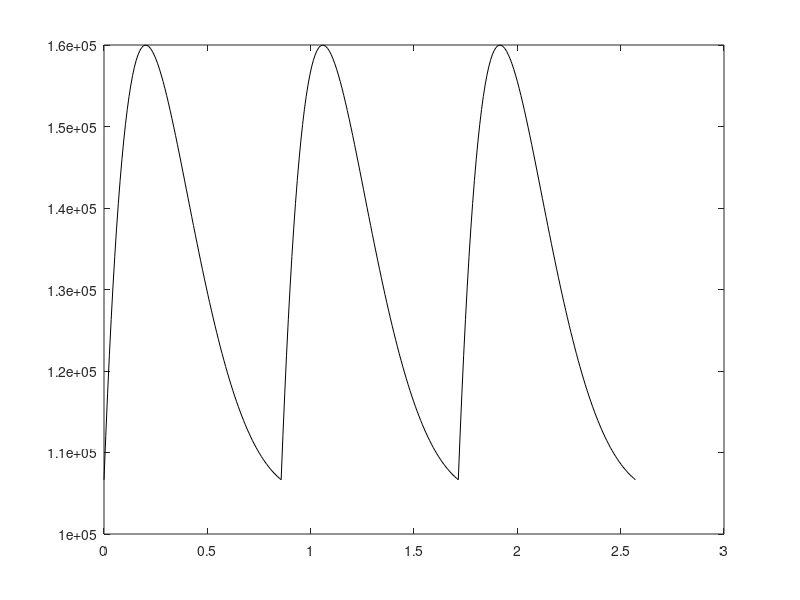

This figure's MATLAB source: (Note: this script raises an error after producing the figure.)
% data
D = [0.4 0.28 0.26]; % cm
s = [2.2 13 9.6]; % cm
Z0 = [0 612901 692846]; % Ba s/mL

rho = 1.0; % g/cm^3
mu = 0.04; % Ba*s
E = 2*10^8; % Ba

A = pi*D.^2/4; % cm^2
h = 0.08*D;% cm

% define Inductance, Resistance, and Capcitance

L = rho*s./A;
R = 8*pi*mu*s./A.^2;
C = (A.*s.*D)./(E*h);

% more data
Pmax = 159987; % Ba
Pmin = 106658; % Ba
alphamin = 0.2;
alphamax = 1;
HR = 70; % BPM

T = 60/HR;
STI = (-2.1*HR+550)/1000;
a = pi/T/tan(pi*0.5*STI/T);

Pa = @(t) (Pmax-Pmin)*(exp(-a.*t).*sin(pi.*t/T))./...
    (exp(-a.*0.5*STI).*sin(pi*0.5*STI/T)) + Pmin;

alpha = @(t) alphamax - (alphamax-alphamin)*sin(pi*t.*(t<STI)/STI);

t = linspace(0,T);
figure('Position',[388 445 1129 366])
plot(t,Pa(t),'k',t+T,Pa(t),'k',t+2*T,Pa(t),'k')
ylim([round(Pmin,-5),Pmax*1.08])
ylabel('Pa(t) [Ba]')
yyaxis right
plot(t,alpha(t),'k--',t+T,alpha(t),'k--',t+2*T,alpha(t),'k--')
ylim([0,alphamax*1.2])
ylabel('alpha(t)')
ax = gca;
ax.YColor = 'black';
xlim([0,T*3])
xlabel('t [s]')

Z2 =@(t) Z0(2)./(alpha(t)).^2;
Z3 =@(t) Z0(3)./(alpha(t)).^2;

dQ1dt =@(t,Q,P) (1/L(1))*(Pa(t)-P(1)-R(1)*Q(1));
dQ2dt =@(t,Q,P) (1/L(2))*(P(1)-P(2)-R(2)*Q(2));
dQ3dt =@(t,Q,P) (1/L(3))*(P(1)-P(3)-R(3)*Q(3));

dP1dt =@(t,Q,P) (Q(1)-Q(2)-Q(3))/C(1);
dP2dt =@(t,Q,P) (Q(2)-P(2)/Z2(t))/C(2);
dP3dt =@(t,Q,P) (Q(3)-P(3)/Z3(t))/C(3);

sys = {dQ1dt dQ2dt dQ3dt dP1dt dP2dt dP3dt};
Q0 = [0 0 0]';
P0 = [Pmin Pmin Pmin]';

[t,Q,P] = RK4(sys,Q0,P0,T,10*T);
r = 10000*[7 10];
figure('Position',[680 83 800 895])
for i = 1:3
    subplot(3,1,i)
    plot(t(r(1):r(2)),P(i,r(1):r(2)))
    ylabel('Pressure [Ba]')
    ylim([10^5 1.7*10^5])
    yyaxis right
    plot(t(r(1):r(2)),Q(i,r(1):r(2)))
    ylabel('Volumetric Flow Rate [mL/s]')
    ylim([0 0.5])
    title(['Vessel ',num2str(i)])
    legend('P','Q')
    xlim(t(r))
    xlabel('time [s]')
end

% Average flow rates in LAD and LCx

Q_LAD = mean(Q(2,:));
Q_LCx = mean(Q(3,:));